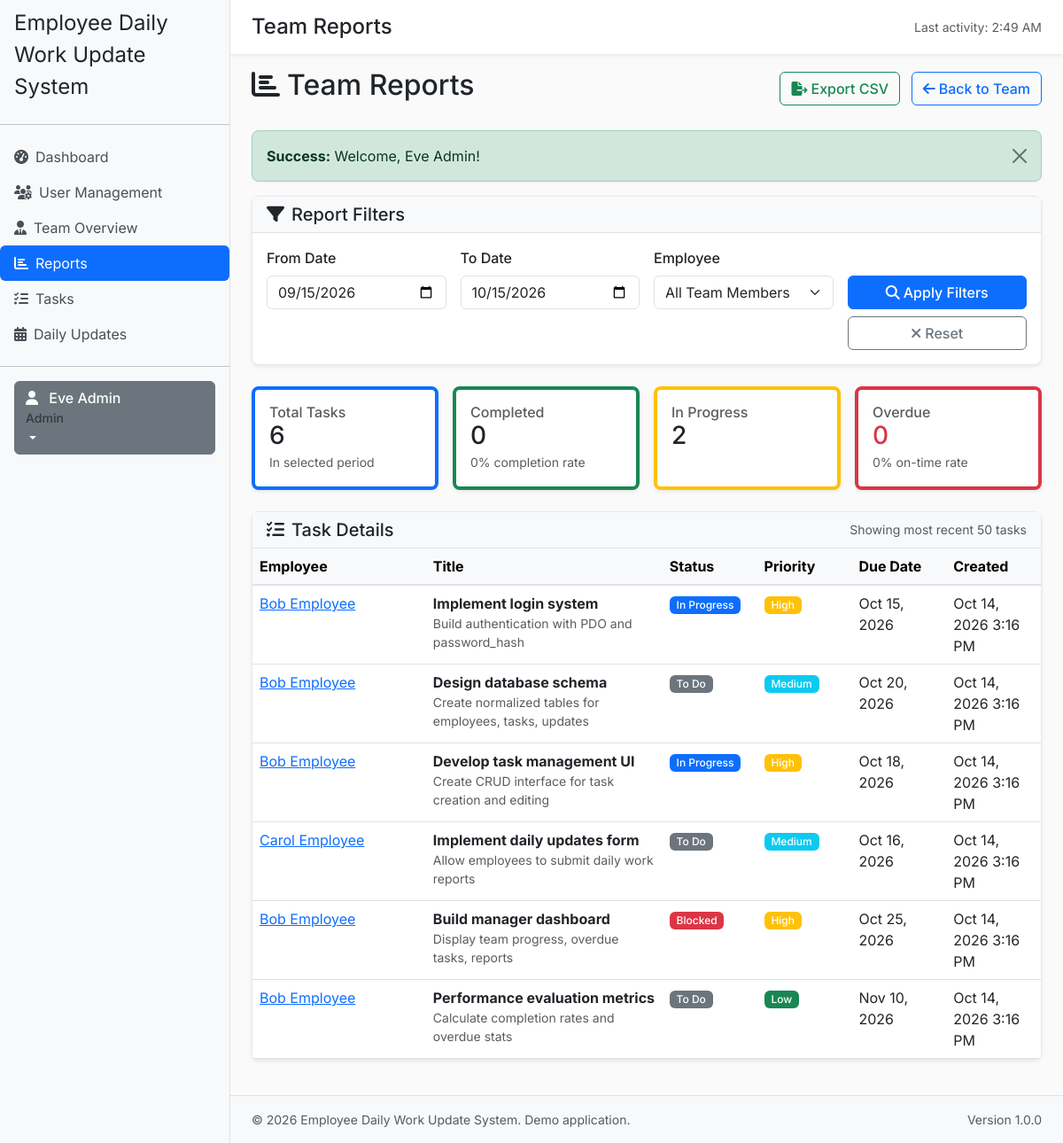
The app's page /manager/reports.php (signed in), older data.
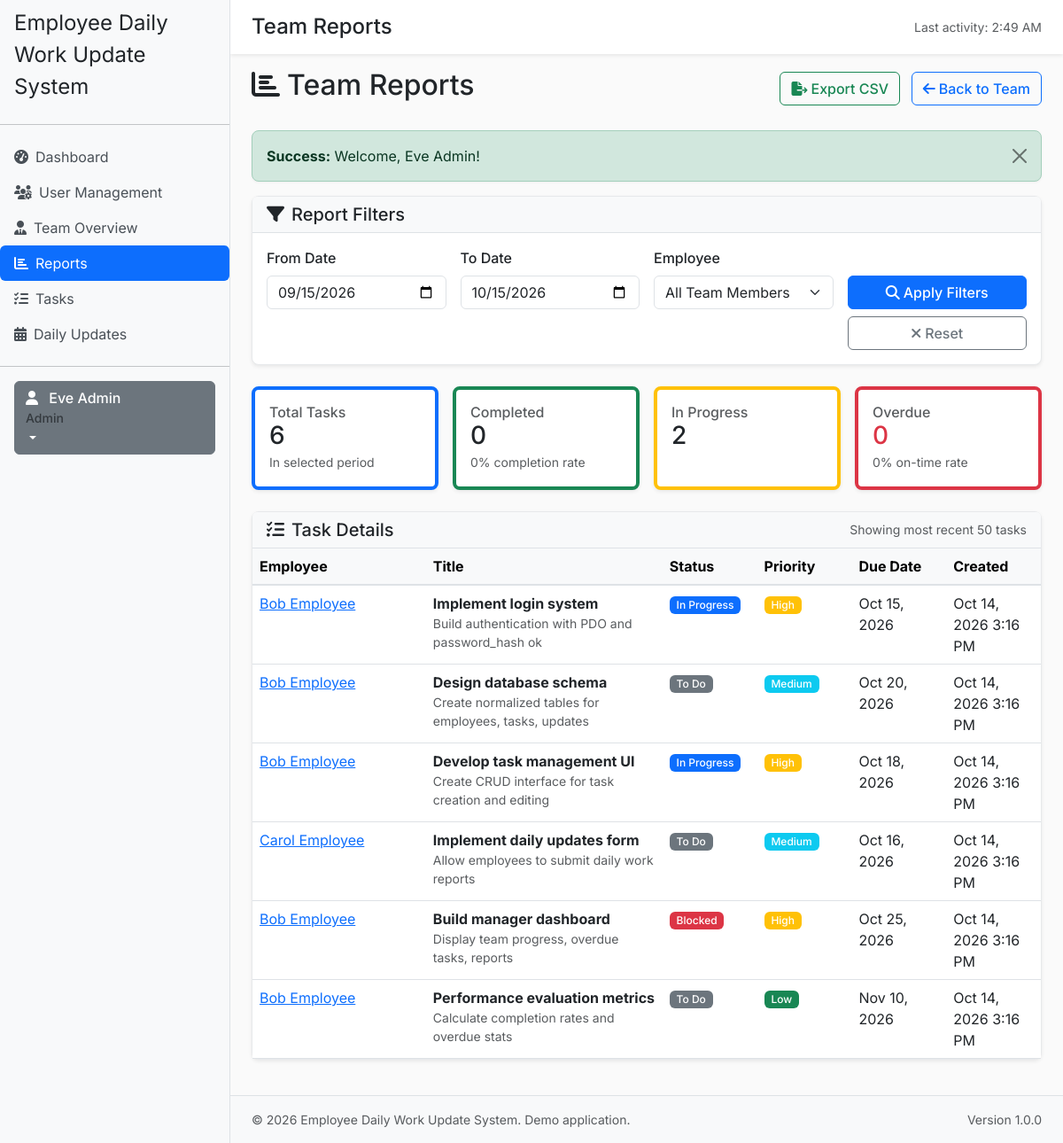
The same page, newer data.
### tables this page shows
CREATE TABLE `tasks` (
  `id` int(11) NOT NULL,
  `title` varchar(200) NOT NULL,
  `description` text DEFAULT NULL,
  `assigned_to` int(11) NOT NULL,
  `created_by` int(11) NOT NULL,
  `manager_id` int(11) NOT NULL,
  `priority` enum('Low','Medium','High','Urgent') NOT NULL DEFAULT 'Medium',
  `status` enum('To Do','In Progress','Blocked','Completed') NOT NULL DEFAULT 'To Do',
  `start_date` date NOT NULL,
  `due_date` date NOT NULL,
  `completed_at` datetime DEFAULT NULL,
  `created_at` datetime NOT NULL DEFAULT current_timestamp(),
  `updated_at` datetime NOT NULL DEFAULT current_timestamp() ON UPDATE current_timestamp()
);

CREATE TABLE `users` (
  `id` int(11) NOT NULL,
  `name` varchar(100) NOT NULL,
  `email` varchar(150) NOT NULL,
  `password_hash` varchar(255) NOT NULL,
  `role` enum('admin','manager','employee') NOT NULL DEFAULT 'employee',
  `manager_id` int(11) DEFAULT NULL,
  `is_active` tinyint(1) NOT NULL DEFAULT 1,
  `created_at` datetime NOT NULL DEFAULT current_timestamp(),
  `updated_at` datetime NOT NULL DEFAULT current_timestamp() ON UPDATE current_timestamp()
);

### includes/validation.php (called while the page is built, shortened)
<?php
function validateDate(string $value, bool $required = false, bool $allowPast = true): string|false {
    $value = trim($value);
    if ($value === '' && !$required) {
        return '';
    }
    return $value;
}
function validateInt($value, ?int $min = null, ?int $max = null): int|false {
    $options = [];
    if ($min !== null) {
        $options['min_range'] = $min;
    }
    $int = filter_var($value, FILTER_VALIDATE_INT, [
        'options' => $options,
    ]);
    if ($int === false) {
        return false;
    }
    return $int;
}
function formatDate(string $date, string $format = 'M j, Y'): string {
    try {
        $dt = new DateTime($date);
        return $dt->format($format);
    } catch (Exception $e) {
        return $date;
    }
}
function formatDateTime(string $datetime, string $format = 'M j, Y g:i A'): string {
    try {
        $dt = new DateTime($datetime);
        return $dt->format($format);
    } catch (Exception $e) {
        return $datetime;
    }
}
function getPriorityBadgeClass(string $priority): string {
    return match ($priority) {
        PRIORITY_LOW => 'success',
        PRIORITY_MEDIUM => 'info',
        PRIORITY_HIGH => 'warning',
        PRIORITY_URGENT => 'danger',
        default => 'secondary',
    };
}
function getStatusBadgeClass(string $status): string {
    return match ($status) {
        STATUS_TODO => 'secondary',
        STATUS_IN_PROGRESS => 'primary',
        STATUS_BLOCKED => 'danger',
        STATUS_COMPLETED => 'success',
        default => 'secondary',
    };
}
function getBaseUrl(): string {
    return rtrim(APP_URL, '/');
}
function url(string $path): string {
    $path = ltrim($path, '/');
    if ($path === '') {
        return getBaseUrl();
    }
    return getBaseUrl() . '/' . $path;
}

### includes/database.php (called while the page is built, shortened)
<?php
require_once __DIR__ . '/config.php';
class Database {
    private static ?PDO $pdo = null;
    public static function getConnection(): PDO {
        if (self::$pdo === null) {
            $dsn = 'mysql:host=' . DB_HOST . ';dbname=' . DB_NAME . ';charset=utf8mb4';
            try {
                global $pdoOptions;
                $options = $pdoOptions ?? [
                    PDO::ATTR_ERRMODE => PDO::ERRMODE_EXCEPTION,
                    PDO::ATTR_DEFAULT_FETCH_MODE => PDO::FETCH_ASSOC,
                    PDO::ATTR_EMULATE_PREPARES => false,
                ];
                self::$pdo = new PDO($dsn, DB_USER, DB_PASSWORD, $options);
                self::$pdo->exec("SET NAMES utf8mb4");
                self::$pdo->exec("SET time_zone = '+00:00'");
            } catch (PDOException $e) {
                error_log('Database connection failed: ' . $e->getMessage());
                throw new RuntimeException('Database connection unavailable. Please contact support.');
            }
        }
        return self::$pdo;
    }
    public static function query(string $sql, array $params = []): PDOStatement {
        $stmt = self::getConnection()->prepare($sql);
        $stmt->execute($params);
        return $stmt;
    }
    public static function fetchOne(string $sql, array $params = []): ?array {
        $stmt = self::query($sql, $params);
        $row = $stmt->fetch();
        return $row ?: null;
    }
    public static function fetchAll(string $sql, array $params = []): array {
        $stmt = self::query($sql, $params);
        return $stmt->fetchAll();
    }
}
?>

### includes/auth.php (called while the page is built, shortened)
<?php
require_once __DIR__ . '/database.php';
require_once __DIR__ . '/validation.php';
function requireLogin(): void {
    $currentStatus = Database::fetchOne('SELECT is_active FROM users WHERE id = :id', [':id' => $_SESSION['user_id']]);
}
function requireRole(string $requiredRole): void {
    requireLogin();
}
function requireManager(): void {
    requireRole(ROLE_MANAGER);
}
?>

### manager/reports.php (the view, shortened to what the changed rows need)
<?php
require_once __DIR__ . '/../includes/config.php';
require_once __DIR__ . '/../includes/database.php';
require_once __DIR__ . '/../includes/auth.php';
require_once __DIR__ . '/../includes/validation.php';
requireManager();
$filters = [
    'date_from' => validateDate($_GET['date_from'] ?? ''),
    'date_to' => validateDate($_GET['date_to'] ?? ''),
    'employee' => validateInt($_GET['employee'] ?? 0, 1),
    'export' => $_GET['export'] ?? '',
];
if (empty($filters['date_from']) && empty($filters['date_to'])) {
    $filters['date_to'] = date('Y-m-d');
    $filters['date_from'] = date('Y-m-d', strtotime('-30 days'));
}
$teamWhereClause = '';
$teamParams = [];
$dateConditions = '';
if (!empty($filters['date_from'])) {
    $dateConditions .= ' AND t.created_at >= :date_from';
    $teamParams[':date_from'] = $filters['date_from'] . ' 00:00:00';
}
if (!empty($filters['date_to'])) {
    $dateConditions .= ' AND t.created_at <= :date_to';
    $teamParams[':date_to'] = $filters['date_to'] . ' 23:59:59';
}
$taskQuery = "
    SELECT t.*, u.name as employee_name
    FROM tasks t
    JOIN users u ON t.assigned_to = u.id
    WHERE 1=1 {$teamWhereClause} {$dateConditions}
    ORDER BY t.created_at DESC
";
$displayQuery = $taskQuery . " LIMIT 50";
$tasks = Database::fetchAll($displayQuery, $teamParams);
include __DIR__ . '/../includes/header.php';
?>
<div class="d-flex justify-content-between align-items-center mb-4">
    <h2><i class="fas fa-chart-bar me-2"></i>Team Reports</h2>
</div>
<div class="card shadow-sm">
    <div class="card-body p-0">
        <?php if (empty($tasks)): ?>
            <div class="empty-state p-4">
                <i class="fas fa-tasks"></i>
                <h5>No tasks found</h5>
                <p class="text-muted">No tasks match your current filters.</p>
            </div>
        <?php else: ?>
            <div class="table-responsive">
                <table class="table table-hover mb-0">
                    <thead class="table-light">
                        <tr>
                            <th>Employee</th>
                            <th style="width: 30%">Title</th>
                            <th style="width: 12%">Status</th>
                            <th style="width: 12%">Priority</th>
                            <th style="width: 12%">Due Date</th>
                            <th style="width: 12%">Created</th>
                        </tr>
                    </thead>
                    <tbody>
                        <?php foreach ($tasks as $task): ?>
                            <tr>
                                <td>
                                    <a href="<?php echo url('tasks/view.php?task_id=' . $task['id']); ?>">
                                        <?php echo htmlspecialchars($task['employee_name']); ?>
                                    </a>
                                </td>
                                <td>
                                    <strong><?php echo htmlspecialchars($task['title']); ?></strong>
                                    <?php if (!empty($task['description'])): ?>
                                        <div class="text-muted small">
                                            <?php echo htmlspecialchars(substr($task['description'], 0, 60)); ?>
                                        </div>
                                    <?php endif; ?>
                                </td>
                                <td>
                                    <span class="badge bg-<?php echo getStatusBadgeClass($task['status']); ?>">
                                        <?php echo htmlspecialchars($task['status']); ?>
                                    </span>
                                </td>
                                <td>
                                    <span class="badge bg-<?php echo getPriorityBadgeClass($task['priority']); ?>">
                                        <?php echo htmlspecialchars($task['priority']); ?>
                                    </span>
                                </td>
                                <td><?php echo formatDate($task['due_date']); ?></td>
                                <td><?php echo formatDateTime($task['created_at']); ?></td>
                            </tr>
                        <?php endforeach; ?>
                    </tbody>
                </table>
            </div>
        <?php endif; ?>
    </div>
</div>
<?php include __DIR__ . '/../includes/footer.php'; ?>

Row changes from the older to the newer data that the page shows:
changed tasks "Implement login system": description "Build authentication with PDO and password_hash" → "Build authentication with PDO and password_hash ok"
